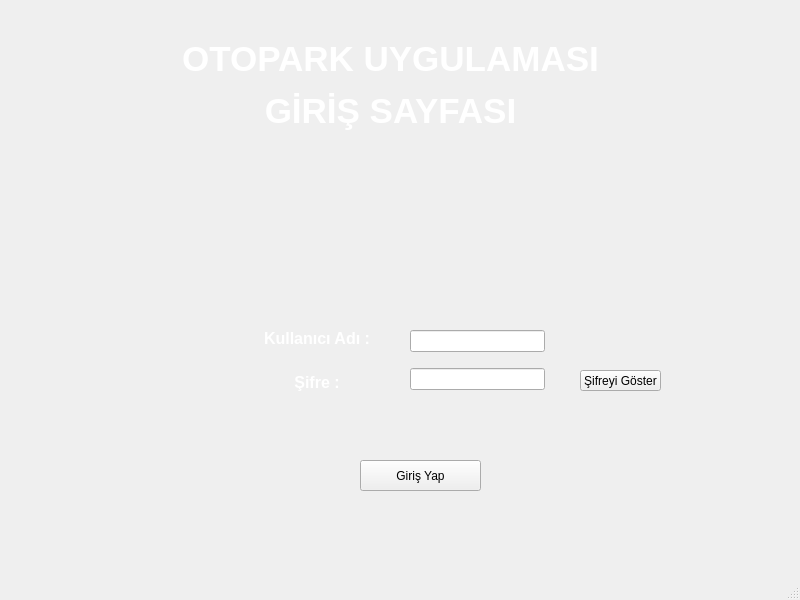
<?xml version="1.0" encoding="UTF-8"?>
<ui version="4.0">
 <class>MainWindow</class>
 <widget class="QMainWindow" name="MainWindow">
  <property name="geometry">
   <rect>
    <x>0</x>
    <y>0</y>
    <width>800</width>
    <height>600</height>
   </rect>
  </property>
  <property name="windowTitle">
   <string>MainWindow</string>
  </property>
  <widget class="QWidget" name="centralwidget">
   <widget class="QLabel" name="label">
    <property name="geometry">
     <rect>
      <x>-10</x>
      <y>-50</y>
      <width>841</width>
      <height>661</height>
     </rect>
    </property>
    <property name="text">
     <string/>
    </property>
    <property name="pixmap">
     <pixmap>pexels-photo-18433994.webp</pixmap>
    </property>
    <property name="scaledContents">
     <bool>true</bool>
    </property>
   </widget>
   <widget class="QLabel" name="label_2">
    <property name="geometry">
     <rect>
      <x>130</x>
      <y>20</y>
      <width>521</width>
      <height>131</height>
     </rect>
    </property>
    <property name="text">
     <string>&lt;html&gt;&lt;head/&gt;&lt;body&gt;&lt;p align=&quot;center&quot;&gt;&lt;span style=&quot; font-size:26pt; font-weight:600; color:#ffffff;&quot;&gt;OTOPARK UYGULAMASI&lt;/span&gt;&lt;/p&gt;&lt;p align=&quot;center&quot;&gt;&lt;span style=&quot; font-size:26pt; font-weight:600; color:#ffffff;&quot;&gt;GİRİŞ SAYFASI&lt;/span&gt;&lt;/p&gt;&lt;/body&gt;&lt;/html&gt;</string>
    </property>
   </widget>
   <widget class="QPushButton" name="girisyap">
    <property name="geometry">
     <rect>
      <x>360</x>
      <y>460</y>
      <width>121</width>
      <height>31</height>
     </rect>
    </property>
    <property name="text">
     <string>Giriş Yap</string>
    </property>
   </widget>
   <widget class="QWidget" name="layoutWidget">
    <property name="geometry">
     <rect>
      <x>410</x>
      <y>320</y>
      <width>135</width>
      <height>81</height>
     </rect>
    </property>
    <layout class="QVBoxLayout" name="verticalLayout">
     <item>
      <widget class="QLineEdit" name="kulladi"/>
     </item>
     <item>
      <widget class="QLineEdit" name="sifre">
       <property name="echoMode">
        <enum>QLineEdit::Password</enum>
       </property>
      </widget>
     </item>
    </layout>
   </widget>
   <widget class="QWidget" name="layoutWidget">
    <property name="geometry">
     <rect>
      <x>260</x>
      <y>320</y>
      <width>114</width>
      <height>81</height>
     </rect>
    </property>
    <layout class="QVBoxLayout" name="verticalLayout_2">
     <item>
      <widget class="QLabel" name="label_3">
       <property name="text">
        <string>&lt;html&gt;&lt;head/&gt;&lt;body&gt;&lt;p align=&quot;center&quot;&gt;&lt;span style=&quot; font-size:12pt; font-weight:600; color:#ffffff;&quot;&gt;Kullanıcı Adı :&lt;/span&gt;&lt;/p&gt;&lt;/body&gt;&lt;/html&gt;</string>
       </property>
      </widget>
     </item>
     <item>
      <widget class="QLabel" name="label_4">
       <property name="text">
        <string>&lt;html&gt;&lt;head/&gt;&lt;body&gt;&lt;p align=&quot;center&quot;&gt;&lt;span style=&quot; font-size:12pt; font-weight:600; color:#ffffff;&quot;&gt;Şifre :&lt;/span&gt;&lt;/p&gt;&lt;/body&gt;&lt;/html&gt;</string>
       </property>
      </widget>
     </item>
    </layout>
   </widget>
   <widget class="QPushButton" name="sifreyigoster">
    <property name="geometry">
     <rect>
      <x>580</x>
      <y>370</y>
      <width>81</width>
      <height>21</height>
     </rect>
    </property>
    <property name="text">
     <string>Şifreyi Göster</string>
    </property>
   </widget>
  </widget>
  <widget class="QMenuBar" name="menubar">
   <property name="geometry">
    <rect>
     <x>0</x>
     <y>0</y>
     <width>800</width>
     <height>21</height>
    </rect>
   </property>
  </widget>
  <widget class="QStatusBar" name="statusbar"/>
 </widget>
 <resources/>
 <connections/>
</ui>
